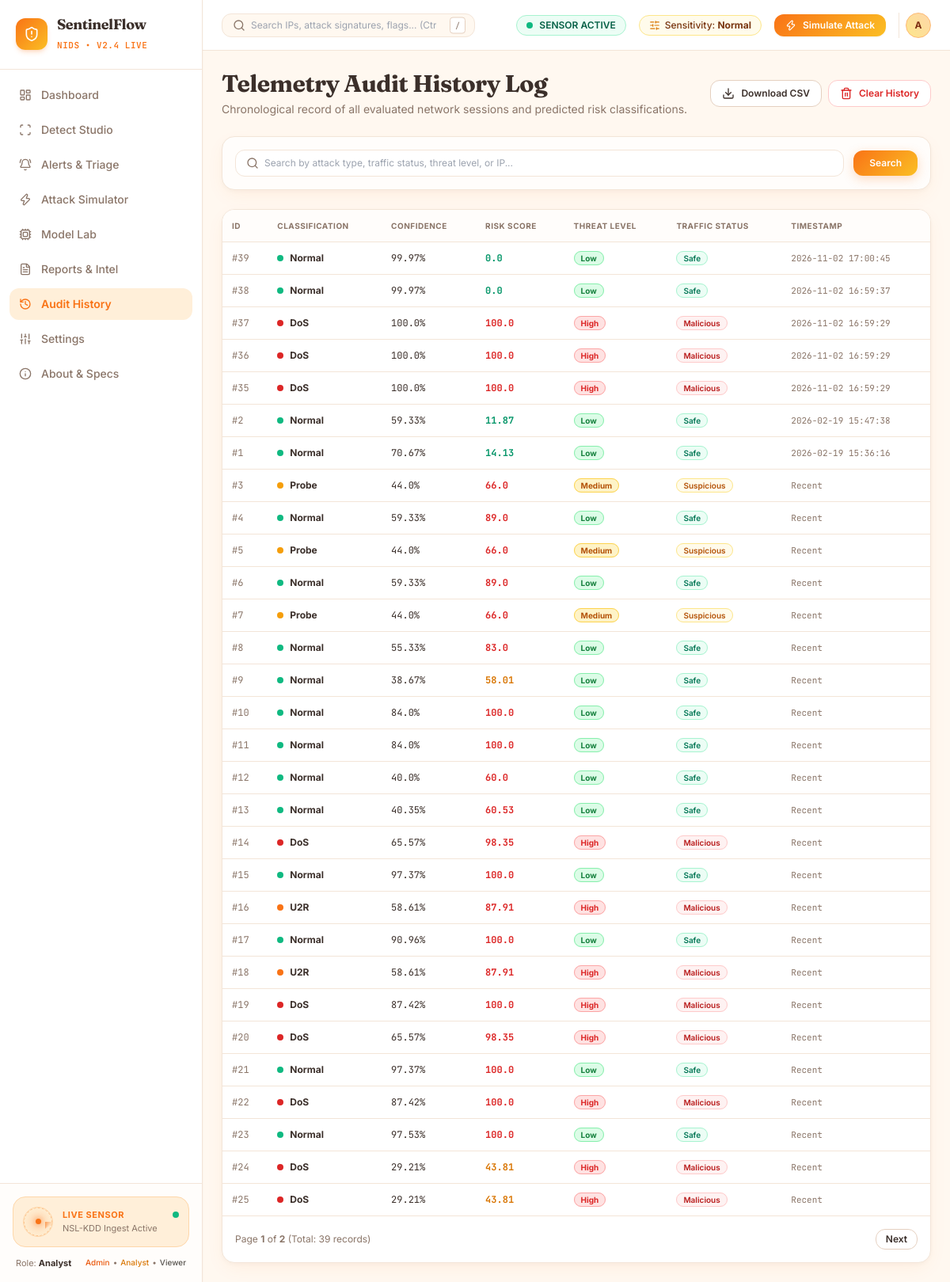
The app's page /history with its own data.
### app/models/__init__.py (models this page shows, shortened)
class Prediction(db.Model):
    __tablename__ = "predictions"
    id = db.Column(db.Integer, primary_key=True, autoincrement=True)
    attack_type = db.Column(db.String(50), nullable=False)
    confidence = db.Column(db.Float, nullable=False)
    risk_score = db.Column(db.Float, nullable=False)
    threat_level = db.Column(db.String(20), nullable=False)   # Critical, High, Medium, Low
    traffic_status = db.Column(db.String(30), nullable=False) # Malicious, Suspicious, Safe
    timestamp = db.Column(db.DateTime, default=datetime.utcnow, index=True)
    protocol_type = db.Column(db.String(10), default="tcp")
    service = db.Column(db.String(30), default="http")
    flag = db.Column(db.String(10), default="SF")
    src_bytes = db.Column(db.Float, default=0.0)
    dst_bytes = db.Column(db.Float, default=0.0)
    count = db.Column(db.Integer, default=1)
    serror_rate = db.Column(db.Float, default=0.0)
    source_ip = db.Column(db.String(45), default="192.168.1.105")
    is_flagged = db.Column(db.Boolean, default=False)
    analyst_status = db.Column(db.String(30), default="New") # New, Investigating, Resolved, False Positive
    analyst_notes = db.Column(db.Text, nullable=True)

### app/routes/reports.py (the view, shortened to what this page needs)
@reports_bp.route("/history")
def history():
    page = request.args.get("page", 1, type=int)
    search_q = request.args.get("q", "").strip()
    query = Prediction.query
    pagination = query.order_by(Prediction.timestamp.desc()).paginate(page=page, per_page=30, error_out=False)
    legacy_rows = [
        (p.id, p.attack_type, p.confidence, p.risk_score, p.threat_level, p.traffic_status, p.timestamp.strftime("%Y-%m-%d %H:%M:%S") if p.timestamp else "")
        for p in pagination.items
    ]
    return render_template(
        "history.html",
        rows=legacy_rows,
        predictions=pagination.items,
        pagination=pagination,
        search_query=search_q
    )

### templates/history.html (shortened to what this page needs)
{% extends "base.html" %}
{% block content %}
<div class="max-w-7xl mx-auto space-y-6">
  <div class="flex flex-col sm:flex-row sm:items-center justify-between gap-4">
    <div>
      <h1 class="font-display font-bold text-2xl sm:text-3xl text-[#3B2F2A]">Telemetry Audit History Log</h1>
      <p class="text-xs sm:text-sm text-[#8A7568] mt-1">Chronological record of all evaluated network sessions and predicted risk classifications.</p>
    </div>
    <div class="flex items-center gap-2">
      <a href="/reports/download/csv" class="btn-secondary-warm text-xs py-2 px-3.5">
        <i data-lucide="download" class="w-4 h-4"></i>
        <span>Download CSV</span>
      </a>
      <button onclick="document.getElementById('clear-modal').classList.remove('hidden')" class="btn-secondary-warm text-xs py-2 px-3.5 text-red-600 border-red-200 hover:bg-red-50">
        <i data-lucide="trash-2" class="w-4 h-4"></i>
        <span>Clear History</span>
      </button>
    </div>
  </div>
  <div class="card-sentinel p-4 bg-[#FFFDFB]">
    <form method="GET" action="/history" class="flex items-center gap-3">
      <div class="relative flex-1">
        <i data-lucide="search" class="w-4 h-4 absolute left-3.5 top-1/2 -translate-y-1/2 text-[#8A7568]"></i>
        <input
          type="text"
          name="q"
          value="{{ search_query }}"
          placeholder="Search by attack type, traffic status, threat level, or IP..."
          class="w-full pl-9 pr-3 py-2 text-xs bg-white border border-[#F3E5D8] rounded-xl focus:outline-none focus:border-orange-500"
        >
      </div>
      <button type="submit" class="btn-primary-gradient text-xs py-2 px-5">Search</button>
    </form>
  </div>
  <div class="card-sentinel overflow-hidden">
    <div class="overflow-x-auto">
      <table class="w-full text-left text-xs border-collapse">
        <thead>
          <tr class="border-b border-[#F3E5D8] text-[#8A7568] uppercase text-[10px] tracking-wider font-semibold bg-[#FFFDFB]">
            <th class="py-3 px-3">ID</th>
            <th class="py-3 px-3">Classification</th>
            <th class="py-3 px-3">Confidence</th>
            <th class="py-3 px-3">Risk Score</th>
            <th class="py-3 px-3">Threat Level</th>
            <th class="py-3 px-3">Traffic Status</th>
            <th class="py-3 px-3">Timestamp</th>
          </tr>
        </thead>
        <tbody class="divide-y divide-[#F3E5D8]">
          {% for row in rows %}
            <tr class="hover:bg-[#FFF8F0] transition-colors">
              <td class="py-3 px-3 font-mono text-[#8A7568]">#{{ row[0] }}</td>
              <td class="py-3 px-3 font-bold text-[#3B2F2A]">
                <div class="flex items-center gap-2">
                  <span class="w-2 h-2 rounded-full {% if row[1] == 'Normal' %}bg-emerald-500{% elif row[1] == 'DoS' %}bg-red-600{% elif row[1] == 'Probe' %}bg-amber-500{% else %}bg-orange-500{% endif %}"></span>
                  <span>{{ row[1] }}</span>
                </div>
              </td>
              <td class="py-3 px-3 font-mono">{{ row[2] }}%</td>
              <td class="py-3 px-3 font-mono font-bold {% if row[3] >= 60 %}text-red-600{% elif row[3] >= 30 %}text-amber-600{% else %}text-emerald-600{% endif %}">
                {{ row[3] }}
              </td>
              <td class="py-3 px-3">
                <span class="px-2 py-0.5 rounded-full text-[10px] font-bold {% if row[4] in ('Critical', 'High') %}badge-critical{% elif row[4] == 'Medium' %}badge-medium{% else %}badge-safe{% endif %}">
                  {{ row[4] }}
                </span>
              </td>
              <td class="py-3 px-3">
                <span class="px-2 py-0.5 rounded-full text-[10px] font-semibold border {% if row[5] == 'Malicious' %}bg-red-50 text-red-700 border-red-200{% elif row[5] == 'Safe' %}bg-emerald-50 text-emerald-700 border-emerald-200{% else %}bg-amber-50 text-amber-700 border-amber-200{% endif %}">
                  {{ row[5] }}
                </span>
              </td>
              <td class="py-3 px-3 font-mono text-[11px] text-[#8A7568]">{{ row[6] or 'Recent' }}</td>
            </tr>
          {% else %}
            <tr>
              <td colspan="7" class="py-12 text-center text-[#8A7568]">
                No prediction history found. Run some network detections first!
              </td>
            </tr>
          {% endfor %}
        </tbody>
      </table>
    </div>
    {% if pagination and pagination.pages > 1 %}
      <div class="p-4 border-t border-[#F3E5D8] flex items-center justify-between text-xs text-[#8A7568]">
        <div>
          Page <strong>{{ pagination.page }}</strong> of <strong>{{ pagination.pages }}</strong> (Total: {{ pagination.total }} records)
        </div>
        <div class="flex items-center gap-1.5">
          {% if pagination.has_next %}
            <a href="{{ url_for('reports.history', page=pagination.next_num, q=search_query) }}" class="btn-secondary-warm text-xs py-1 px-3">Next</a>
          {% endif %}
        </div>
      </div>
    {% endif %}
  </div>
</div>
{% endblock %}

### templates/base.html (shortened to what this page needs)
<!DOCTYPE html>
<html lang="en">
<head>
  <script src="https://cdn.tailwindcss.com"></script>
  <link rel="stylesheet" href="{{ url_for('static', filename='style.css') }}">
</head>
<body class="bg-[#FFF8F0] text-[#3B2F2A] flex h-screen overflow-hidden">
  <aside class="w-64 bg-white border-r border-[#F3E5D8] flex flex-col justify-between flex-shrink-0 z-20 shadow-sm">
    <div>
      <div class="p-5 border-b border-[#F3E5D8] flex items-center justify-between">
        <a href="/dashboard" class="flex items-center gap-3 no-underline group">
          <div class="w-10 h-10 rounded-xl bg-gradient-to-br from-orange-500 to-amber-400 flex items-center justify-center text-white shadow-md shadow-orange-500/20 group-hover:scale-105 transition-transform">
            <i data-lucide="shield-alert" class="w-5 h-5"></i>
          </div>
          <div>
            <span class="font-display font-bold text-lg text-[#3B2F2A] block leading-tight tracking-tight">SentinelFlow</span>
            <span class="text-[11px] font-mono text-[#F97316] font-semibold uppercase tracking-wider">NIDS • v2.4 Live</span>
          </div>
        </a>
      </div>
      <nav class="p-3 space-y-1 text-sm font-medium">
        <a href="/dashboard" class="flex items-center gap-3 px-3 py-2.5 rounded-xl transition-all {% if request.path == '/dashboard' %}bg-[#FFEFD9] text-[#F97316] font-semibold shadow-xs{% else %}text-[#8A7568] hover:bg-[#FFF8F0] hover:text-[#3B2F2A]{% endif %}">
          <i data-lucide="layout-dashboard" class="w-4 h-4"></i>
          <span>Dashboard</span>
        </a>
        <a href="/detect" class="flex items-center gap-3 px-3 py-2.5 rounded-xl transition-all {% if request.path in ('/', '/detect') %}bg-[#FFEFD9] text-[#F97316] font-semibold shadow-xs{% else %}text-[#8A7568] hover:bg-[#FFF8F0] hover:text-[#3B2F2A]{% endif %}">
          <i data-lucide="scan" class="w-4 h-4"></i>
          <span>Detect Studio</span>
        </a>
        <a href="/alerts" class="flex items-center gap-3 px-3 py-2.5 rounded-xl transition-all {% if '/alerts' in request.path %}bg-[#FFEFD9] text-[#F97316] font-semibold shadow-xs{% else %}text-[#8A7568] hover:bg-[#FFF8F0] hover:text-[#3B2F2A]{% endif %}">
          <i data-lucide="bell-ring" class="w-4 h-4"></i>
          <span>Alerts & Triage</span>
        </a>
        <a href="/simulator" class="flex items-center gap-3 px-3 py-2.5 rounded-xl transition-all {% if '/simulator' in request.path %}bg-[#FFEFD9] text-[#F97316] font-semibold shadow-xs{% else %}text-[#8A7568] hover:bg-[#FFF8F0] hover:text-[#3B2F2A]{% endif %}">
          <i data-lucide="zap" class="w-4 h-4"></i>
          <span>Attack Simulator</span>
        </a>
        <a href="/model-lab" class="flex items-center gap-3 px-3 py-2.5 rounded-xl transition-all {% if '/model-lab' in request.path %}bg-[#FFEFD9] text-[#F97316] font-semibold shadow-xs{% else %}text-[#8A7568] hover:bg-[#FFF8F0] hover:text-[#3B2F2A]{% endif %}">
          <i data-lucide="cpu" class="w-4 h-4"></i>
          <span>Model Lab</span>
        </a>
        <a href="/reports" class="flex items-center gap-3 px-3 py-2.5 rounded-xl transition-all {% if '/reports' in request.path %}bg-[#FFEFD9] text-[#F97316] font-semibold shadow-xs{% else %}text-[#8A7568] hover:bg-[#FFF8F0] hover:text-[#3B2F2A]{% endif %}">
          <i data-lucide="file-text" class="w-4 h-4"></i>
          <span>Reports & Intel</span>
        </a>
        <a href="/history" class="flex items-center gap-3 px-3 py-2.5 rounded-xl transition-all {% if '/history' in request.path %}bg-[#FFEFD9] text-[#F97316] font-semibold shadow-xs{% else %}text-[#8A7568] hover:bg-[#FFF8F0] hover:text-[#3B2F2A]{% endif %}">
          <i data-lucide="history" class="w-4 h-4"></i>
          <span>Audit History</span>
        </a>
        <a href="/settings" class="flex items-center gap-3 px-3 py-2.5 rounded-xl transition-all {% if '/settings' in request.path %}bg-[#FFEFD9] text-[#F97316] font-semibold shadow-xs{% else %}text-[#8A7568] hover:bg-[#FFF8F0] hover:text-[#3B2F2A]{% endif %}">
          <i data-lucide="sliders" class="w-4 h-4"></i>
          <span>Settings</span>
        </a>
        <a href="/about" class="flex items-center gap-3 px-3 py-2.5 rounded-xl transition-all {% if '/about' in request.path %}bg-[#FFEFD9] text-[#F97316] font-semibold shadow-xs{% else %}text-[#8A7568] hover:bg-[#FFF8F0] hover:text-[#3B2F2A]{% endif %}">
          <i data-lucide="info" class="w-4 h-4"></i>
          <span>About & Specs</span>
        </a>
      </nav>
    </div>
    <div class="p-4 border-t border-[#F3E5D8] space-y-3 bg-[#FFFDFB]">
      <div class="card-panel p-3 flex items-center gap-3">
        <div class="radar-sweep-container">
          <div class="radar-sweeper"></div>
          <div class="radar-blip"></div>
        </div>
        <div class="flex-1">
          <div class="flex items-center justify-between">
            <span class="text-[11px] font-bold text-[#F97316] uppercase tracking-wider">Live Sensor</span>
            <span class="w-2 h-2 rounded-full bg-emerald-500 animate-pulse"></span>
          </div>
          <span class="text-[11px] text-[#8A7568] block">NSL-KDD Ingest Active</span>
        </div>
      </div>
      <div class="text-[11px] text-[#8A7568] flex items-center justify-between px-1">
        <span>Role: <strong class="text-[#3B2F2A]">{% if current_user.is_authenticated %}{{ current_user.role }}{% else %}Analyst{% endif %}</strong></span>
        <div class="flex gap-1 text-[10px]">
          <a href="/auth/demo-login/admin" class="hover:underline text-orange-600 font-medium">Admin</a>
          <span>•</span>
          <a href="/auth/demo-login/analyst" class="hover:underline text-amber-600 font-medium">Analyst</a>
          <span>•</span>
          <a href="/auth/demo-login/viewer" class="hover:underline text-stone-600 font-medium">Viewer</a>
        </div>
      </div>
    </div>
  </aside>
  <div class="flex-1 flex flex-col h-screen overflow-hidden">
    <header class="h-16 bg-white border-b border-[#F3E5D8] flex items-center justify-between px-6 flex-shrink-0 z-10">
      <div class="relative w-80">
        <i data-lucide="search" class="w-4 h-4 absolute left-3.5 top-1/2 -translate-y-1/2 text-[#8A7568]"></i>
        <input
          type="text"
          id="global-search-input"
          placeholder="Search IPs, attack signatures, flags... (Ctrl+K)"
          class="w-full pl-9 pr-12 py-1.5 text-xs bg-[#FFF8F0] border border-[#F3E5D8] rounded-xl focus:outline-none focus:border-[#F97316] transition-colors text-[#3B2F2A]"
        >
        <span class="absolute right-3 top-1/2 -translate-y-1/2 text-[10px] font-mono text-[#8A7568] bg-white px-1.5 py-0.5 rounded border border-[#E5D0C0]">/</span>
      </div>
      <div class="flex items-center gap-4">
        <div id="sensor-status-indicator" class="flex items-center gap-2 px-3 py-1 rounded-full bg-emerald-50 border border-emerald-200 text-emerald-800 text-xs font-semibold">
          <span class="w-2 h-2 rounded-full bg-emerald-500 animate-ping"></span>
          <span>SENSOR ACTIVE</span>
        </div>
        <a href="/settings" class="flex items-center gap-1.5 px-3 py-1 rounded-full bg-amber-50 border border-amber-200 text-amber-900 text-xs font-medium hover:bg-amber-100 transition-colors">
          <i data-lucide="sliders-horizontal" class="w-3.5 h-3.5 text-amber-600"></i>
          <span>Sensitivity: <strong>Normal</strong></span>
        </a>
        <a href="/simulator" class="btn-primary-gradient text-xs py-1.5 px-3.5 shadow-sm">
          <i data-lucide="zap" class="w-3.5 h-3.5"></i>
          <span>Simulate Attack</span>
        </a>
        <div class="flex items-center gap-2 pl-2 border-l border-[#F3E5D8]">
          <div class="w-8 h-8 rounded-full bg-gradient-to-tr from-amber-200 to-orange-200 border border-orange-300 flex items-center justify-center font-bold text-xs text-orange-900">
            {% if current_user.is_authenticated %}{{ current_user.username[0]|upper }}{% else %}A{% endif %}
          </div>
        </div>
      </div>
    </header>
    <main class="flex-1 overflow-y-auto p-6">
      {% block content %}{% endblock %}
    </main>
  </div>
</body>
</html>

### records on screen
Prediction: id "39", attack_type "Normal", confidence "99.97", risk_score "0.0", threat_level "Low", traffic_status "Safe", timestamp "2026-11-02 17:00:45"
Prediction: id "38", attack_type "Normal", confidence "99.97", risk_score "0.0", threat_level "Low", traffic_status "Safe", timestamp "2026-11-02 16:59:37"
Prediction: id "37", attack_type "DoS", confidence "100.0", risk_score "100.0", threat_level "High", traffic_status "Malicious", timestamp "2026-11-02 16:59:29"
Prediction: id "36", attack_type "DoS", confidence "100.0", risk_score "100.0", threat_level "High", traffic_status "Malicious", timestamp "2026-11-02 16:59:29"
Prediction: id "35", attack_type "DoS", confidence "100.0", risk_score "100.0", threat_level "High", traffic_status "Malicious", timestamp "2026-11-02 16:59:29"
Prediction: id "2", attack_type "Normal", confidence "59.33", risk_score "11.87", threat_level "Low", traffic_status "Safe", timestamp "2026-02-19 15:47:38"
Prediction: id "1", attack_type "Normal", confidence "70.67", risk_score "14.13", threat_level "Low", traffic_status "Safe", timestamp "2026-02-19 15:36:16"
Prediction: id "3", attack_type "Probe", confidence "44.0", risk_score "66.0", threat_level "Medium", traffic_status "Suspicious", row "Recent"
Prediction: id "4", attack_type "Normal", confidence "59.33", risk_score "89.0", threat_level "Low", traffic_status "Safe", row "Recent"
Prediction: id "5", attack_type "Probe", confidence "44.0", risk_score "66.0", threat_level "Medium", traffic_status "Suspicious", row "Recent"
Prediction: id "6", attack_type "Normal", confidence "59.33", risk_score "89.0", threat_level "Low", traffic_status "Safe", row "Recent"
Prediction: id "7", attack_type "Probe", confidence "44.0", risk_score "66.0", threat_level "Medium", traffic_status "Suspicious", row "Recent"
Prediction: id "8", attack_type "Normal", confidence "55.33", risk_score "83.0", threat_level "Low", traffic_status "Safe", row "Recent"
Prediction: id "9", attack_type "Normal", confidence "38.67", risk_score "58.01", threat_level "Low", traffic_status "Safe", row "Recent"
Prediction: id "10", attack_type "Normal", confidence "84.0", risk_score "100.0", threat_level "Low", traffic_status "Safe", row "Recent"
Prediction: id "11", attack_type "Normal", confidence "84.0", risk_score "100.0", threat_level "Low", traffic_status "Safe", row "Recent"
Prediction: id "12", attack_type "Normal", confidence "40.0", risk_score "60.0", threat_level "Low", traffic_status "Safe", row "Recent"
Prediction: id "13", attack_type "Normal", confidence "40.35", risk_score "60.53", threat_level "Low", traffic_status "Safe", row "Recent"
Prediction: id "14", attack_type "DoS", confidence "65.57", risk_score "98.35", threat_level "High", traffic_status "Malicious", row "Recent"
Prediction: id "15", attack_type "Normal", confidence "97.37", risk_score "100.0", threat_level "Low", traffic_status "Safe", row "Recent"
Prediction: id "16", attack_type "U2R", confidence "58.61", risk_score "87.91", threat_level "High", traffic_status "Malicious", row "Recent"
Prediction: id "17", attack_type "Normal", confidence "90.96", risk_score "100.0", threat_level "Low", traffic_status "Safe", row "Recent"
Prediction: id "18", attack_type "U2R", confidence "58.61", risk_score "87.91", threat_level "High", traffic_status "Malicious", row "Recent"
Prediction: id "19", attack_type "DoS", confidence "87.42", risk_score "100.0", threat_level "High", traffic_status "Malicious", row "Recent"
Prediction: id "20", attack_type "DoS", confidence "65.57", risk_score "98.35", threat_level "High", traffic_status "Malicious", row "Recent"
Prediction: id "21", attack_type "Normal", confidence "97.37", risk_score "100.0", threat_level "Low", traffic_status "Safe", row "Recent"
Prediction: id "22", attack_type "DoS", confidence "87.42", risk_score "100.0", threat_level "High", traffic_status "Malicious", row "Recent"
Prediction: id "23", attack_type "Normal", confidence "97.53", risk_score "100.0", threat_level "Low", traffic_status "Safe", row "Recent"
Prediction: id "24", attack_type "DoS", confidence "29.21", risk_score "43.81", threat_level "High", traffic_status "Malicious", row "Recent"
Prediction: id "25", attack_type "DoS", confidence "29.21", risk_score "43.81", threat_level "High", traffic_status "Malicious", row "Recent"

### other values on screen
{{ pagination.page }} "1"
{{ pagination.pages }} "2"
{{ pagination.total }} "39"
